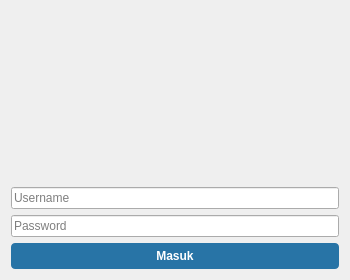
<?xml version="1.0" encoding="UTF-8"?>
<ui version="4.0">
 <class>LoginWindow</class>
 <widget class="QDialog" name="LoginWindow">
  <property name="geometry">
   <rect>
    <x>0</x>
    <y>0</y>
    <width>350</width>
    <height>280</height>
   </rect>
  </property>
  <property name="windowTitle">
   <string>Login - BeverageOps Manager</string>
  </property>
  <layout class="QVBoxLayout" name="verticalLayout">
   <item>
    <widget class="QLabel" name="lblTitle">
     <property name="text">
      <string><b>Login ke BeverageOps</b></string>
     </property>
     <property name="alignment">
      <set>Qt::AlignCenter</set>
     </property>
     <property name="styleSheet">
      <string notr="true">font-size: 18pt; color: #2e4053;</string>
     </property>
    </widget>
   </item>
   <item>
    <widget class="QLineEdit" name="txtUsername">
     <property name="placeholderText">
      <string>Username</string>
     </property>
    </widget>
   </item>
   <item>
    <widget class="QLineEdit" name="txtPassword">
     <property name="placeholderText">
      <string>Password</string>
     </property>
     <property name="echoMode">
      <enum>QLineEdit::Password</enum>
     </property>
    </widget>
   </item>
   <item>
    <widget class="QPushButton" name="btnLogin">
     <property name="text">
      <string>Masuk</string>
     </property>
     <property name="styleSheet">
      <string notr="true">
        background-color: #2874A6;
        color: white;
        padding: 6px;
        font-weight: bold;
        border-radius: 4px;
      </string>
     </property>
    </widget>
   </item>
  </layout>
 </widget>
 <resources/>
 <connections/>
</ui>
